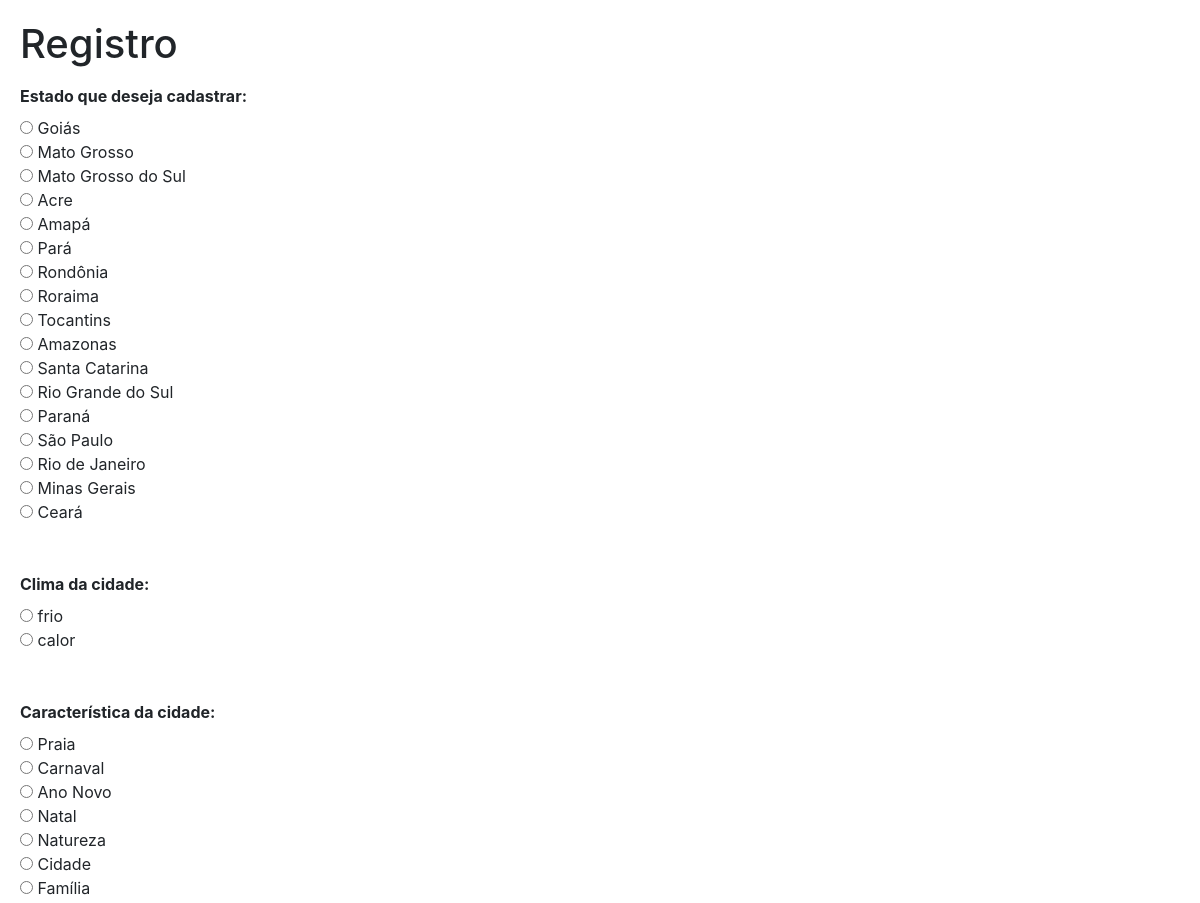
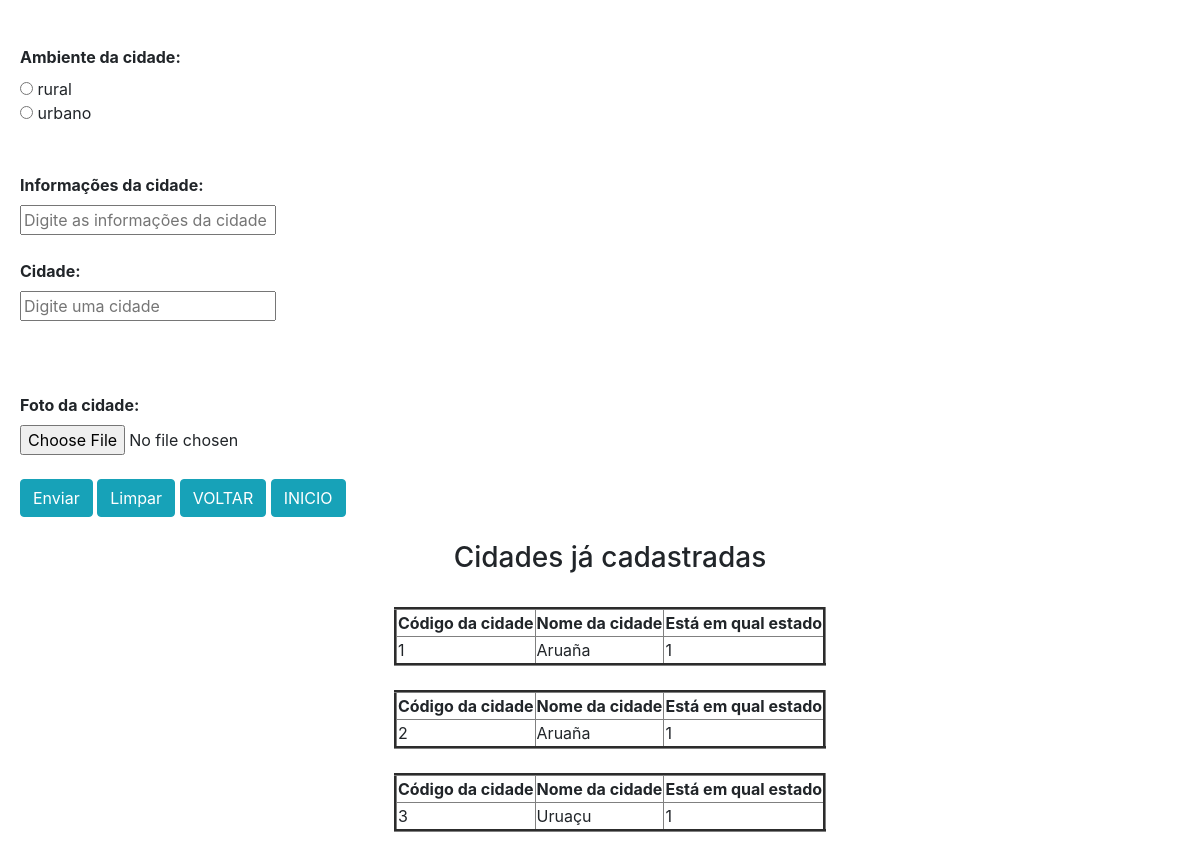
Screenshot of /inserir2.php (signed in) with the database file from the repository (2 pictures, top to bottom).
### tables this page shows
CREATE TABLE `estado` (
  `cd_estado` int(3) UNSIGNED NOT NULL,
  `id_regiao` int(20) UNSIGNED NOT NULL,
  `nm_estado` varchar(200) NOT NULL
);

CREATE TABLE `clima` (
  `cd_clima` int(1) UNSIGNED NOT NULL,
  `nm_clima` varchar(6) NOT NULL
);

CREATE TABLE `tipo` (
  `cd_tipo` int(3) UNSIGNED NOT NULL,
  `nm_tipo` varchar(10) NOT NULL
);

CREATE TABLE `ambiente` (
  `cd_ambiente` int(1) UNSIGNED NOT NULL,
  `nm_ambiente` varchar(10) NOT NULL
);

CREATE TABLE `cidade` (
  `cd_cidade` int(3) UNSIGNED NOT NULL,
  `id_estado` int(20) UNSIGNED NOT NULL,
  `nm_cidade` varchar(20) NOT NULL,
  `id_clima` int(11) UNSIGNED NOT NULL,
  `id_tipo` int(11) UNSIGNED NOT NULL,
  `id_ambiente` int(11) UNSIGNED NOT NULL,
  `info` text NOT NULL,
  `foto` text NOT NULL
);

### inserir2.php (the view, shortened to what this page needs)
<?php
include 'conexao.php';
include 'header.php';
    $estadosql = "select * from estado";
    if ($result = $mysqli->query($estadosql)) {
        echo "<form method='post'>
            <fieldset>
            <legend><h1>Registro</h1></legend>
            <label><b>Estado que deseja cadastrar: </b></label><br>";
        while($obj = $result->fetch_object()){
            echo "<input type='radio' name='estado' value='$obj->cd_estado'> $obj->nm_estado <br>";
        }
    }
    $climasql = "select * from clima";
    if ($result = $mysqli->query($climasql)) {
        echo "
            <br><br><label><b>Clima da cidade: </b></label><br>";
        while($obj = $result->fetch_object()){
            echo "<input type='radio' name='clima' value='$obj->cd_clima'> $obj->nm_clima <br>";
        }
    }
    $tiposql = "select * from tipo";
    if ($result = $mysqli->query($tiposql)) {
        echo "
        <br><br><label><b>Característica da cidade: </b></label><br>";
        while($obj = $result->fetch_object()){
            echo "<input type='radio' name='tipo' value='$obj->cd_tipo'> $obj->nm_tipo <br>";
        }
    }
    $ambientesql = "select * from ambiente";
    if ($result = $mysqli->query($ambientesql)) {
        echo "
        <br><br><label><b>Ambiente da cidade: </b></label><br>";
        while($obj = $result->fetch_object()){
            echo "<input type='radio' name='ambiente' value='$obj->cd_ambiente'> $obj->nm_ambiente <br>";
        }
    }
    echo "<br><br><label><b>Informações da cidade: </b></label><br>
    <input type='text' name='info' placeholder='Digite as informações da cidade' <br>";
?>
<!DOCTYPE html>
<html>
<head>
</head>
<body>
    <br><br><label><b>Cidade: </b></label><br>
    <input type="text" name="cidade" placeholder="Digite uma cidade"><br>
    <br>
    <br><br><label><b>Foto da cidade: </b></label><br>
    <input type="file" name="foto"><br>
    <br>
    <button type='submit' class='btn btn-info'>Enviar</button>
    <button type='reset' class='btn btn-info'>Limpar</button>
    <a href='inserir.php' class='btn btn-info'>VOLTAR</a>
    <a href='restrito.php' class='btn btn-info'>INICIO</a>
    </form>
    <br><br>
    <?php
        $show = "select * from cidade";
        echo "<center><h3>Cidades já cadastradas</h3></center><br>";
        if ($query = $mysqli->query($show)) {
            while ($dados = $query->fetch_object()) {
                echo "<center><table border='3'><tr><th>Código da cidade</th> <th>Nome da cidade</th> <th>Está em qual estado</th></tr> <tr><td>" . $dados->cd_cidade . "</td>" . "<td>" . $dados->nm_cidade . "<td>" . $dados->id_estado . "</td></tr></table></center><br>";
            }
        }
    ?>
</body>
</html>

### inserir2.php (style rules this page uses)
body { margin-left: 20px; margin-top: 20px; }

### rows the page displays
estado: nm_estado "Goiás"
estado: nm_estado "Mato Grosso"
estado: nm_estado "Mato Grosso do Sul"
estado: nm_estado "Acre"
estado: nm_estado "Amapá"
estado: nm_estado "Pará"
estado: nm_estado "Rondônia"
estado: nm_estado "Roraima"
estado: nm_estado "Tocantins"
estado: nm_estado "Amazonas"
estado: nm_estado "Santa Catarina"
estado: nm_estado "Rio Grande do Sul"
estado: nm_estado "Paraná"
estado: nm_estado "São Paulo"
estado: nm_estado "Rio de Janeiro"
estado: nm_estado "Minas Gerais"
estado: nm_estado "Ceará"
clima: nm_clima "frio"
clima: nm_clima "calor"
tipo: nm_tipo "Praia"
tipo: nm_tipo "Carnaval"
tipo: nm_tipo "Ano Novo"
tipo: nm_tipo "Natal"
tipo: nm_tipo "Natureza"
tipo: nm_tipo "Cidade"
tipo: nm_tipo "Família"
ambiente: nm_ambiente "rural"
ambiente: nm_ambiente "urbano"
cidade: cd_cidade "1", nm_cidade "Aruaña", id_estado "1"
cidade: cd_cidade "2", nm_cidade "Aruaña", id_estado "1"
cidade: cd_cidade "3", nm_cidade "Uruaçu", id_estado "1"
